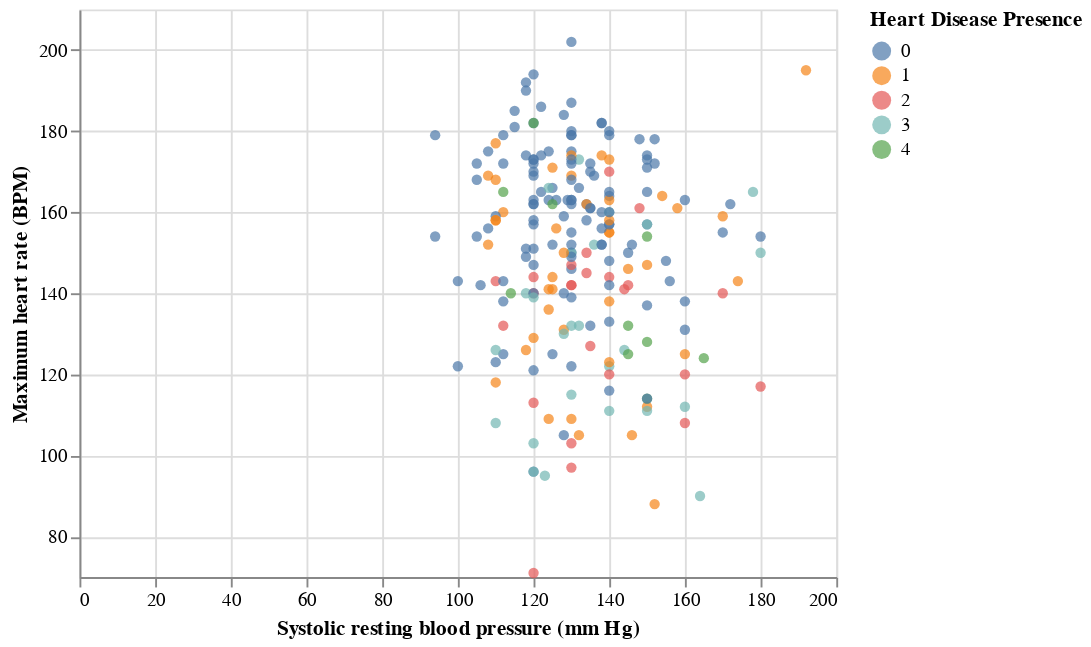

Write notebook code for a chart like this one.
### Code cell
restbps_vs_max_htrt = (
    alt.Chart(hd_train)
    .mark_circle()
    .encode(
        x=alt.X("trestbps(systolic)", title="Systolic resting blood pressure (mm Hg)"),
        y=alt.Y("max_heart_rate", title="Maximum heart rate (BPM)", scale=alt.Scale(zero=False)),
        color=alt.Color("heart_disease_presence", title="Heart Disease Presence")
    )
)
restbps_vs_max_htrt

### Figure 1 — Vega-Lite specification as saved in the notebook (floating-point values rounded to 4 significant figures; data arrays with more than 128 entries replaced by an {"elided": "..."} marker saying what was removed)
{"config": {"view": {"continuousWidth": 400, "continuousHeight": 300}}, "data": {"name": "data-be9a6dcb163469c34545755bab192207"}, "mark": "circle", "encoding": {"color": {"field": "heart_disease_presence", "title": "Heart Disease Presence", "type": "nominal"}, "x": {"field": "trestbps(systolic)", "title": "Systolic resting blood pressure (mm Hg)", "type": "quantitative"}, "y": {"field": "max_heart_rate", "scale": {"zero": false}, "title": "Maximum heart rate (BPM)", "type": "quantitative"}}, "$schema": "https://vega.github.io/schema/vega-lite/v4.17.0.json", "datasets": {"data-be9a6dcb163469c34545755bab192207": {"elided": "222 records"}}}
